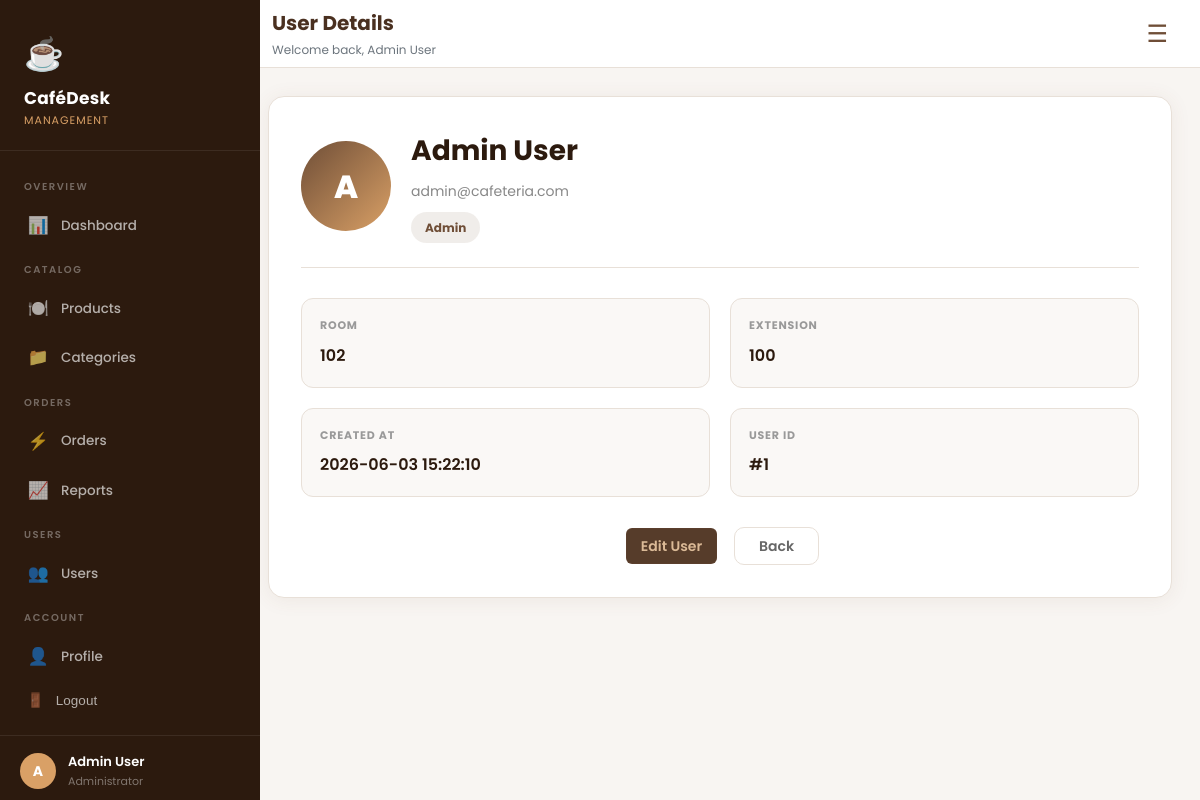
The app's page /user?id=1 (signed in) with its own data.
### tables this page shows
CREATE TABLE `users` (
  `id` int NOT NULL,
  `name` varchar(100) NOT NULL,
  `email` varchar(150) NOT NULL,
  `password` varchar(255) NOT NULL,
  `role` enum('admin','user') DEFAULT 'user',
  `room_id` int DEFAULT NULL,
  `extension` varchar(20) DEFAULT NULL,
  `created_at` timestamp NULL DEFAULT CURRENT_TIMESTAMP
);

CREATE TABLE `rooms` (
  `id` int NOT NULL,
  `room_number` varchar(20) NOT NULL,
  `description` varchar(255) DEFAULT NULL
);

### core/functions.php (called while the page is built, shortened)
<?php
function urlIS($url)
{
    $requestUri = parse_url($_SERVER['REQUEST_URI'], PHP_URL_PATH);
    return $requestUri === $url;
}
function base_path($path)
{
    return BASE_PATH . $path;
}
function view($path, $attributes = [])
{
    extract($attributes);
    require base_path("views/{$path}");
}

### public/index.php (called while the page is built, shortened)
<?php
require_once BASE_PATH . "Core/functions.php";
spl_autoload_register(function ($class) {
    $class = str_replace("\\", "/", $class);
});
$router = new Router();
$url = parse_url($_SERVER['REQUEST_URI'], PHP_URL_PATH);
$method = $_POST['_method'] ?? $_SERVER['REQUEST_METHOD'];
$router->route($url, $method);

### core/Session.php (called while the page is built, shortened)
<?php
class Session
{
    public static function get($key, $default = null)
    {
        return $_SESSION[$key] ?? $default;
    }
}

### core/Auth.php (called while the page is built, shortened)
<?php
class Auth
{
    public static function user()
    {
        return Session::get('user');
    }
}

### core/Database.php (called while the page is built, shortened)
<?php
class Database
{
    public $connection;
    public function __construct($config)
    {
        $dsn = "mysql:host={$config['host']};dbname={$config['dbname']};port={$config['port']};charset={$config['charset']}";
        $this->connection = new PDO(
            $dsn,
            $config['user'],
            $config['password'],
            [
                PDO::ATTR_DEFAULT_FETCH_MODE => PDO::FETCH_ASSOC
            ]
        );
    }
    public function query($query, $params = [])
    {
        $this->statement = $this->connection->prepare($query);
        $this->statement->execute($params);
        return $this;
    }
}

### config.php (called while the page is built)
<?php
return [
    "host"    => "localhost",
    "dbname"  => "cafeteria",
    "port"    => 3306,
    "user"    => "root",
    "charset" => "utf8mb4",
    "password" => ""
];

### views/users/show.php (the view, shortened to what this page needs)
<?php
$pageTitle = 'User Details';
require base_path('views/partials/head.php');
require base_path('views/partials/sidebar.php');
?>
<div class="main">
    <?php require base_path('views/partials/navbar.php'); ?>
<div class="user-details-wrapper">
    <div class="user-card">
        <div class="user-header">
            <div class="user-avatar-large">
                <?= strtoupper(substr($this_user['name'], 0, 1)) ?>
            </div>
            <div class="user-info">
                <h2><?= htmlspecialchars($this_user['name']) ?></h2>
                <p><?= htmlspecialchars($this_user['email']) ?></p>
                <span class="role-badge">
                    <?= ucfirst($this_user['role']) ?>
                </span>
            </div>
        </div>
        <div class="details-grid">
            <div class="detail-box">
                <div class="detail-label">Room</div>
                <div class="detail-value">
                    <?= $this_user['room_number'] ?? 'No Room' ?>
                </div>
            </div>
            <div class="detail-box">
                <div class="detail-label">Extension</div>
                <div class="detail-value">
                    <?= $this_user['extension'] ?>
                </div>
            </div>
            <div class="detail-box">
                <div class="detail-label">Created At</div>
                <div class="detail-value">
                    <?= $this_user['created_at'] ?>
                </div>
            </div>
            <div class="detail-box">
                <div class="detail-label">User ID</div>
                <div class="detail-value">
                    #<?= $this_user['id'] ?>
                </div>
            </div>
        </div>
        <div class="user-actions">
            <a
                href="/users/edit?id=<?= $this_user['id'] ?>"
                class="btn-edit"
            >
                Edit User
            </a>
            <a
                href="/users"
                class="btn-back-user"
            >
                Back
            </a>
        </div>
    </div>
</div>
<?php require base_path('views/partials/footer.php'); ?>

### core/Router.php (shortened to what this page needs)
<?php
class Router
{
    protected $routes = [];
    public function get($url, $controller)
    {
        $this->routes[] = [
            "url"        => $url,
            "controller" => $controller,
            "method"     => "GET"
        ];
    }
    public function post($url, $controller)
    {
        $this->routes[] = [
            "url"        => $url,
            "controller" => $controller,
            "method"     => "POST"
        ];
    }
    public function delete($url, $controller)
    {
        $this->routes[] = [
            "url"        => $url,
            "controller" => $controller,
            "method"     => "DELETE"
        ];
    }
    public function patch($url, $controller)
    {
        $this->routes[] = [
            "url"        => $url,
            "controller" => $controller,
            "method"     => "PATCH"
        ];
    }
    public function route($url, $method)
    {
        foreach ($this->routes as $route) {
            if ($route['url'] === $url && $route['method'] === strtoupper($method)) {
                return require base_path($route['controller']);
            }
        }
    }
}

### views/partials/sidebar-admin.php (shortened to what this page needs)
<?php
$user = Auth::user();
?>
<aside class="sidebar">
    <div class="sidebar-logo">
        <span class="logo-icon">☕</span>
        <div class="logo-name">
            CaféDesk
        </div>
        <div class="logo-sub">
            Management
        </div>
    </div>
    <nav class="sidebar-nav">
        <div class="nav-section-label">
            Overview
        </div>
        <a href="/dashboard" class="<?= urlIS("/dashboard") ? "active" : "" ?>">
            <span class="nav-icon">📊</span>
            Dashboard
        </a>
        <div class="nav-section-label">
            Catalog
        </div>
        <a href="/products" class="<?= urlIS("/products") ? "active" : "" ?>">
            <span class="nav-icon">🍽️</span>
            Products
        </a>
        <a href="/categories" class="<?= urlIS("/categories") ? "active" : "" ?>">
            <span class="nav-icon">📁</span>
            Categories
        </a>
        <div class="nav-section-label">
            Orders
        </div>
        <a href="/orders" class="<?= urlIS("/orders") ? "active" : "" ?>">
            <span class="nav-icon">⚡</span>
            Orders
        </a>
        <a href="/reports" class="<?= urlIS("/reports") ? "active" : "" ?>">
            <span class="nav-icon">📈</span>
            Reports
        </a>
        <div class="nav-section-label">
            Users
        </div>
        <a href="/users" class="<?= urlIS("/users") ? "active" : "" ?>">
            <span class="nav-icon">👥</span>
            Users
        </a>
        <div class="sidebar-bottom">
            <div class="nav-section-label">
                Account
            </div>
            <a href="/profile" class="<?= urlIS("/profile") ? "active" : "" ?>">
                <span class="nav-icon">👤</span>
                Profile
            </a>
            <form method="POST" action="/logout">
                <button type="submit" class="sidebar-link logout-link">
                    <span class="nav-icon">🚪</span>
                    Logout
                </button>
            </form>
        </div>
    </nav>
    <div class="sidebar-user">
        <div class="avatar">
            <?=
                strtoupper(
                    substr($user['name'], 0, 1)
                );
            ?>
        </div>
        <div class="user-info">
            <div class="name">
                <?= htmlspecialchars($user['name']) ?>
            </div>
            <div class="role">
                <?= $user['role'] === 'admin'
                ? 'Administrator'
                : 'Employee'; ?>
            </div>
        </div>
    </div>
</aside>

### views/partials/navbar.php (shortened to what this page needs)
<?php
$user = Auth::user();
?>
<header class="topbar">
    <div>
        <div class="topbar-title">
            <?= $pageTitle ?? 'Dashboard'; ?>
        </div>
        <div class="topbar-sub">
            Welcome back,
            <?= htmlspecialchars($user['name'] ?? 'Guest') ?>
        </div>
    </div>
    <button id="sidebar-toggle" class="sidebar-toggle">
        ☰
    </button>
</header>

### public/css/app.css (style rules this page uses)
:root { --primary: #6f4e37; --primary-light: #8b6347; --primary-dark: #4a3020; --secondary: #d9a066; --secondary-light: #e8bb8a; --secondary-dark: #b8824a; --bg: #f8f5f2; --bg-card: #ffffff; --bg-sidebar: #2c1a0e; --success: #28a745; --danger: #dc3545; --warning: #ffc107; --info: #17a2b8; --text-dark: #1a1a2e; --text-muted: #6c757d; --border: #e8e0d8; --shadow: 0 2px 20px rgba(111, 78, 55, 0.1); --shadow-lg: 0 8px 40px rgba(111, 78, 55, 0.18); --radius: 14px; --radius-sm: 8px; }
* { box-sizing: border-box; margin: 0; padding: 0; }
body { font-family: "Poppins", sans-serif; background: var(--bg); color: var(--text-dark); font-size: 14px; line-height: 1.6; }
.sidebar { width: 260px; background: var(--bg-sidebar); height: 100vh; position: fixed; top: 0; left: 0; display: flex; flex-direction: column; overflow-y: auto; z-index: 100; transition: 0.3s ease; }
.sidebar-logo { padding: 28px 24px 20px; border-bottom: 1px solid rgba(255, 255, 255, 0.08); }
.sidebar-logo .logo-icon { font-size: 32px; display: block; margin-bottom: 6px; }
.sidebar-logo .logo-name { font-size: 17px; font-weight: 700; color: #fff; letter-spacing: 0.3px; }
.sidebar-logo .logo-sub { font-size: 11px; color: var(--secondary); font-weight: 400; letter-spacing: 1px; text-transform: uppercase; }
.sidebar-nav { padding: 16px 0; flex: 1; }
.nav-section-label { font-size: 10px; font-weight: 600; letter-spacing: 1.5px; text-transform: uppercase; color: rgba(255, 255, 255, 0.35); padding: 12px 24px 6px; }
.sidebar-nav a { display: flex; align-items: center; gap: 12px; padding: 11px 24px; color: rgba(255, 255, 255, 0.65); text-decoration: none; font-size: 13.5px; font-weight: 500; transition: all 0.2s; border-left: 3px solid transparent; }
.sidebar-nav a .nav-icon { font-size: 17px; width: 22px; text-align: center; }
.sidebar-user { padding: 16px 20px; border-top: 1px solid rgba(255, 255, 255, 0.08); display: flex; align-items: center; gap: 12px; }
.sidebar-user .avatar { width: 36px; height: 36px; border-radius: 50%; background: var(--secondary); display: flex; align-items: center; justify-content: center; font-weight: 700; color: white; font-size: 14px; }
.sidebar-user .user-info .name { font-size: 13px; font-weight: 600; color: #fff; }
.sidebar-user .user-info .role { font-size: 11px; color: rgba(255, 255, 255, 0.4); }
.sidebar-toggle { background: none; border: none; font-size: 24px; cursor: pointer; color: var(--primary); }
.main { flex: 1; display: flex; flex-direction: column; margin-left: 240px; }
.topbar { background: #fff; border-bottom: 1px solid var(--border); padding: 0 32px; height: 68px; display: flex; align-items: center; justify-content: space-between; position: sticky; top: 0; z-index: 50; }
.topbar-title { font-size: 20px; font-weight: 700; color: var(--primary-dark); }
.topbar-sub { font-size: 12px; color: var(--text-muted); margin-top: 1px; }
.sidebar-bottom { margin-top: auto; }
.sidebar-link { display: flex; align-items: center; gap: 12px; width: 100%; padding: 11px 24px; background: transparent; border: none; border-left: 3px solid transparent; color: rgba(255, 255, 255, 0.65); text-decoration: none; text-align: left; font-size: 13.5px; font-weight: 500; cursor: pointer; transition: all 0.2s; }
.sidebar { display: flex; flex-direction: column; }
.sidebar-nav { flex: 1; }
html { scrollbar-width: thin; scrollbar-color: #6f7883 #1f242b; }

### views/users/show.php (style rules this page uses)
.main { margin-left:240px; }

### records on screen
users: name "A", name "Admin User", shows "Administrator", email "admin@cafeteria.com", role "Admin", room.room_number "102", extension "100", created_at "2026-06-03 15:22:10", id "1"
